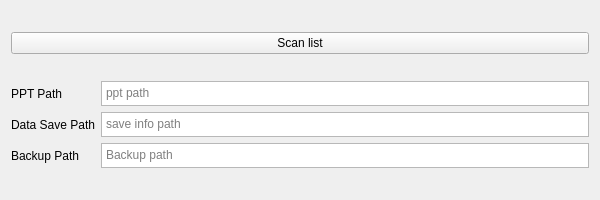
<?xml version="1.0" encoding="UTF-8"?>
<ui version="4.0">
 <class>MainWindow</class>
 <widget class="QWidget" name="MainWindow">
  <property name="geometry">
   <rect>
    <x>0</x>
    <y>0</y>
    <width>600</width>
    <height>200</height>
   </rect>
  </property>
  <property name="windowTitle">
   <string>Form</string>
  </property>
  <layout class="QHBoxLayout" name="horizontalLayout_2">
   <item>
    <layout class="QVBoxLayout" name="verticalLayout">
     <item>
      <layout class="QHBoxLayout" name="open_button_layout">
       <item>
        <widget class="QPushButton" name="scan_list_button">
         <property name="text">
          <string>Scan list</string>
         </property>
        </widget>
       </item>
      </layout>
     </item>
     <item>
      <layout class="QHBoxLayout" name="horizontalLayout_3" stretch="2,1,1">
       <item>
        <layout class="QVBoxLayout" name="equation_layout" stretch="">
         <property name="sizeConstraint">
          <enum>QLayout::SetDefaultConstraint</enum>
         </property>
        </layout>
       </item>
       <item>
        <layout class="QVBoxLayout" name="aritificial_value_layout"/>
       </item>
       <item>
        <layout class="QVBoxLayout" name="regular_channel_layout"/>
       </item>
      </layout>
     </item>
     <item>
      <layout class="QGridLayout" name="gridLayout">
       <item row="0" column="1">
        <widget class="QTextEdit" name="ppt_path">
         <property name="maximumSize">
          <size>
           <width>16777215</width>
           <height>25</height>
          </size>
         </property>
         <property name="html">
          <string>&lt;!DOCTYPE HTML PUBLIC &quot;-//W3C//DTD HTML 4.0//EN&quot; &quot;http://www.w3.org/TR/REC-html40/strict.dtd&quot;&gt;
&lt;html&gt;&lt;head&gt;&lt;meta name=&quot;qrichtext&quot; content=&quot;1&quot; /&gt;&lt;style type=&quot;text/css&quot;&gt;
p, li { white-space: pre-wrap; }
&lt;/style&gt;&lt;/head&gt;&lt;body style=&quot; font-family:'MS Shell Dlg 2'; font-size:6.6pt; font-weight:400; font-style:normal;&quot;&gt;
&lt;p style=&quot;-qt-paragraph-type:empty; margin-top:0px; margin-bottom:0px; margin-left:0px; margin-right:0px; -qt-block-indent:0; text-indent:0px; font-size:8.25pt;&quot;&gt;&lt;br /&gt;&lt;/p&gt;&lt;/body&gt;&lt;/html&gt;</string>
         </property>
         <property name="placeholderText">
          <string>ppt path</string>
         </property>
        </widget>
       </item>
       <item row="0" column="0">
        <widget class="QLabel" name="label">
         <property name="minimumSize">
          <size>
           <width>10</width>
           <height>0</height>
          </size>
         </property>
         <property name="layoutDirection">
          <enum>Qt::LeftToRight</enum>
         </property>
         <property name="text">
          <string>PPT Path</string>
         </property>
         <property name="alignment">
          <set>Qt::AlignLeading|Qt::AlignLeft|Qt::AlignVCenter</set>
         </property>
        </widget>
       </item>
       <item row="1" column="1">
        <widget class="QTextEdit" name="save_info_path">
         <property name="maximumSize">
          <size>
           <width>16777215</width>
           <height>25</height>
          </size>
         </property>
         <property name="acceptDrops">
          <bool>true</bool>
         </property>
         <property name="html">
          <string>&lt;!DOCTYPE HTML PUBLIC &quot;-//W3C//DTD HTML 4.0//EN&quot; &quot;http://www.w3.org/TR/REC-html40/strict.dtd&quot;&gt;
&lt;html&gt;&lt;head&gt;&lt;meta name=&quot;qrichtext&quot; content=&quot;1&quot; /&gt;&lt;style type=&quot;text/css&quot;&gt;
p, li { white-space: pre-wrap; }
&lt;/style&gt;&lt;/head&gt;&lt;body style=&quot; font-family:'MS Shell Dlg 2'; font-size:6.6pt; font-weight:400; font-style:normal;&quot;&gt;
&lt;p style=&quot;-qt-paragraph-type:empty; margin-top:0px; margin-bottom:0px; margin-left:0px; margin-right:0px; -qt-block-indent:0; text-indent:0px; font-size:8.25pt;&quot;&gt;&lt;br /&gt;&lt;/p&gt;&lt;/body&gt;&lt;/html&gt;</string>
         </property>
         <property name="placeholderText">
          <string>save info path</string>
         </property>
        </widget>
       </item>
       <item row="1" column="0">
        <widget class="QLabel" name="label_2">
         <property name="text">
          <string>Data Save Path</string>
         </property>
        </widget>
       </item>
       <item row="2" column="0">
        <widget class="QLabel" name="label_3">
         <property name="text">
          <string>Backup Path</string>
         </property>
        </widget>
       </item>
       <item row="2" column="1">
        <widget class="QTextEdit" name="backup_Path">
         <property name="enabled">
          <bool>true</bool>
         </property>
         <property name="maximumSize">
          <size>
           <width>16777215</width>
           <height>25</height>
          </size>
         </property>
         <property name="autoFillBackground">
          <bool>false</bool>
         </property>
         <property name="tabChangesFocus">
          <bool>false</bool>
         </property>
         <property name="html">
          <string>&lt;!DOCTYPE HTML PUBLIC &quot;-//W3C//DTD HTML 4.0//EN&quot; &quot;http://www.w3.org/TR/REC-html40/strict.dtd&quot;&gt;
&lt;html&gt;&lt;head&gt;&lt;meta name=&quot;qrichtext&quot; content=&quot;1&quot; /&gt;&lt;style type=&quot;text/css&quot;&gt;
p, li { white-space: pre-wrap; }
&lt;/style&gt;&lt;/head&gt;&lt;body style=&quot; font-family:'MS Shell Dlg 2'; font-size:6.6pt; font-weight:400; font-style:normal;&quot;&gt;
&lt;p style=&quot;-qt-paragraph-type:empty; margin-top:0px; margin-bottom:0px; margin-left:0px; margin-right:0px; -qt-block-indent:0; text-indent:0px;&quot;&gt;&lt;br /&gt;&lt;/p&gt;&lt;/body&gt;&lt;/html&gt;</string>
         </property>
         <property name="placeholderText">
          <string>Backup path</string>
         </property>
        </widget>
       </item>
      </layout>
     </item>
    </layout>
   </item>
  </layout>
 </widget>
 <resources/>
 <connections/>
</ui>
